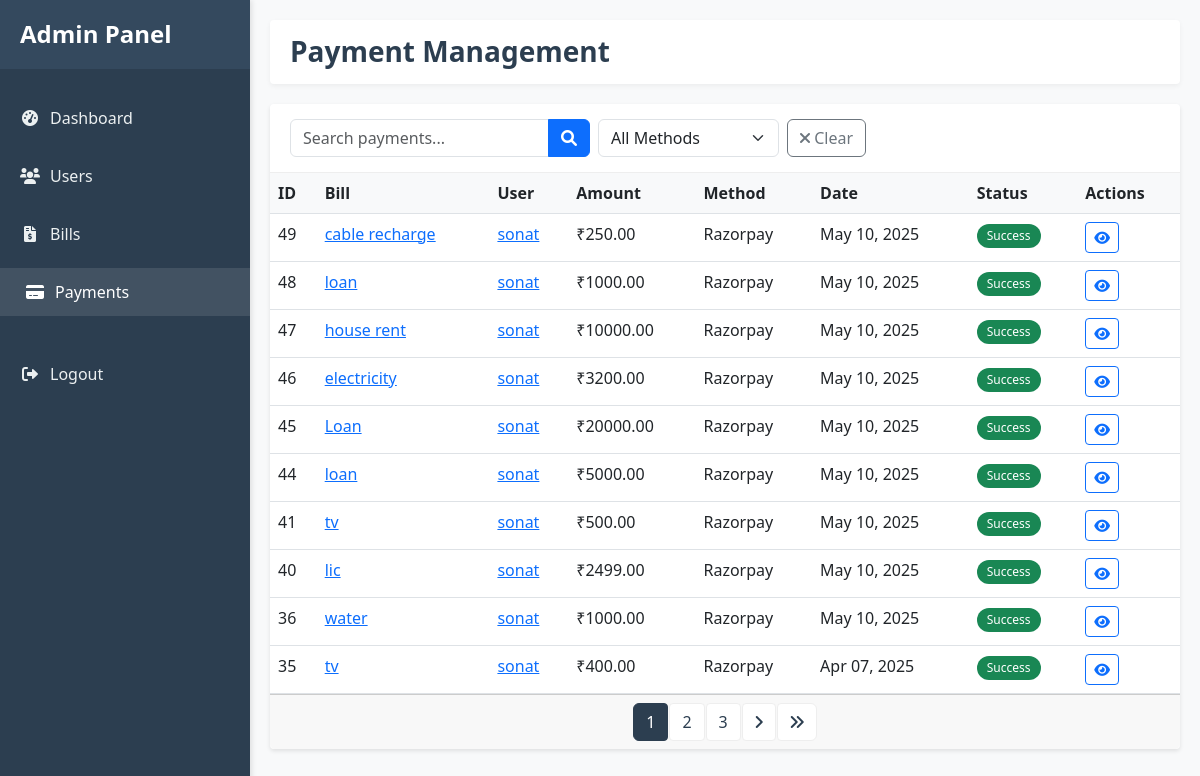
/admin-portal/payments/ (signed in), run on the app's committed database.
### app/models.py (models this page shows, shortened)
class Payment(models.Model):
    PAYMENT_METHOD_CHOICES = [
        ('card', 'Credit/Debit Card'),
        ('gpay', 'Google Pay'),
        ('upi', 'UPI'),
        ('netbanking', 'Net Banking'),
        ('razorpay', 'Razorpay'),
    ]
    PAYMENT_STATUS_CHOICES = [
        ('pending', 'Pending'),
        ('success', 'Success'),
        ('failed', 'Failed'),
    ]
    bill = models.ForeignKey(Bill, on_delete=models.CASCADE, related_name='payments')
    user = models.ForeignKey(User, on_delete=models.CASCADE)
    amount = models.DecimalField(max_digits=10, decimal_places=2)
    payment_method = models.CharField(max_length=20, choices=PAYMENT_METHOD_CHOICES)
    payment_status = models.CharField(max_length=20, choices=PAYMENT_STATUS_CHOICES, default='pending')
    transaction_id = models.CharField(max_length=100, unique=True)
    payment_date = models.DateTimeField(auto_now_add=True)
    razorpay_order_id = models.CharField(max_length=100, null=True, blank=True)
    razorpay_payment_id = models.CharField(max_length=100, null=True, blank=True)
    razorpay_signature = models.CharField(max_length=200, null=True, blank=True)
    card_number = models.CharField(max_length=16, null=True, blank=True)
    card_holder = models.CharField(max_length=100, null=True, blank=True)
    upi_id = models.CharField(max_length=100, null=True, blank=True)
    class Meta:
        ordering = ['-payment_date']

class Bill(models.Model):
    CATEGORY_CHOICES = [
        ('utilities', 'Utilities'),
        ('rent', 'Rent'),
        ('insurance', 'Insurance'),
        ('subscription', 'Subscription'),
        ('other', 'Other'),
    ]
    PAYMENT_STATUS_CHOICES = [
        ('pending', 'Pending'),
        ('paid', 'Paid'),
        ('overdue', 'Overdue'),
    ]
    user = models.ForeignKey(User, on_delete=models.CASCADE)
    title = models.CharField(max_length=200)
    description = models.TextField(blank=True)
    amount = models.DecimalField(max_digits=10, decimal_places=2)
    due_date = models.DateField()
    category = models.CharField(max_length=20, choices=CATEGORY_CHOICES)
    payment_status = models.CharField(max_length=20, choices=PAYMENT_STATUS_CHOICES, default='pending')
    paid_date = models.DateTimeField(null=True, blank=True)
    created_at = models.DateTimeField(auto_now_add=True)
    updated_at = models.DateTimeField(auto_now=True)
    reminder_sent = models.BooleanField(default=False)
    last_reminder_sent = models.DateTimeField(null=True, blank=True)

### app/views.py (the view)
# urls.py: path('admin-portal/payments/', views.admin_payment_list, name='admin_payment_list'),
@staff_member_required(login_url='login')
def admin_payment_list(request):
    payments = Payment.objects.all().order_by('-payment_date')
    method_filter = request.GET.get('method', '')
    if method_filter:
        payments = payments.filter(payment_method=method_filter)
    search_query = request.GET.get('search', '')
    if search_query:
        payments = payments.filter(
            Q(bill__title__icontains=search_query) |
            Q(user__username__icontains=search_query) |
            Q(transaction_id__icontains=search_query)
        )
    paginator = Paginator(payments, 10)  # Show 10 payments per page
    page_number = request.GET.get('page')
    page_obj = paginator.get_page(page_number)
    context = {
        'page_obj': page_obj,
        'method_filter': method_filter,
        'search_query': search_query,
        'methods': Payment.PAYMENT_METHOD_CHOICES,
    }
    return render(request, 'app/admin/payment_list.html', context)

### app/templates/app/admin/payment_list.html (shortened to what this page needs)
{% extends 'app/admin/base.html' %}
{% block header_title %}Payment Management{% endblock %}
{% block content %}
<div class="card mb-4">
    <div class="card-header">
        <form method="get" class="d-flex flex-wrap">
            <div class="input-group me-2 mb-2 mb-md-0" style="max-width: 300px;">
                <input type="text" name="search" class="form-control" placeholder="Search payments..." value="{{ search_query }}">
                <button class="btn btn-primary" type="submit">
                    <i class="fas fa-search"></i>
                </button>
            </div>
            <div class="me-2 mb-2 mb-md-0">
                <select name="method" class="form-select">
                    <option value="">All Methods</option>
                </select>
            </div>
            <a href="{% url 'admin_payment_list' %}" class="btn btn-outline-secondary mb-2 mb-md-0">
                <i class="fas fa-times"></i> Clear
            </a>
        </form>
    </div>
    <div class="card-body p-0">
        <div class="table-responsive">
            <table class="table table-hover">
                <thead>
                    <tr>
                        <th>ID</th>
                        <th>Bill</th>
                        <th>User</th>
                        <th>Amount</th>
                        <th>Method</th>
                        <th>Date</th>
                        <th>Status</th>
                        <th>Actions</th>
                    </tr>
                </thead>
                <tbody>
                    {% if page_obj %}
                        {% for payment in page_obj %}
                            <tr>
                                <td>{{ payment.id }}</td>
                                <td>
                                    <a href="{% url 'admin_bill_detail' payment.bill.id %}">{{ payment.bill.title }}</a>
                                </td>
                                <td>
                                    <a href="{% url 'admin_user_detail' payment.user.id %}">{{ payment.user.username }}</a>
                                </td>
                                <td>₹{{ payment.amount }}</td>
                                <td>{{ payment.get_payment_method_display }}</td>
                                <td>{{ payment.payment_date|date:"M d, Y" }}</td>
                                <td>
                                    {% if payment.payment_status == 'success' %}
                                        <span class="badge bg-success">Success</span>
                                    {% elif payment.payment_status == 'failed' %}
                                        <span class="badge bg-danger">Failed</span>
                                    {% else %}
                                        <span class="badge bg-warning">Pending</span>
                                    {% endif %}
                                </td>
                                <td>
                                    <a href="{% url 'admin_payment_detail' payment.id %}" class="btn btn-sm btn-outline-primary">
                                        <i class="fas fa-eye"></i>
                                    </a>
                                </td>
                            </tr>
                        {% endfor %}
                    {% else %}
                        <tr>
                            <td colspan="8" class="text-center py-4">
                                <p class="mb-0 text-muted">No payments found</p>
                            </td>
                        </tr>
                    {% endif %}
                </tbody>
            </table>
        </div>
    </div>
    {% if page_obj.paginator.num_pages > 1 %}
    <div class="card-footer d-flex justify-content-center">
        <nav aria-label="Page navigation">
            <ul class="pagination mb-0">
                {% for num in page_obj.paginator.page_range %}
                    {% if page_obj.number == num %}
                        <li class="page-item active"><span class="page-link">{{ num }}</span></li>
                    {% elif num > page_obj.number|add:'-3' and num < page_obj.number|add:'3' %}
                        <li class="page-item">
                            <a class="page-link" href="?page={{ num }}{% if search_query %}&search={{ search_query }}{% endif %}{% if method_filter %}&method={{ method_filter }}{% endif %}">{{ num }}</a>
                        </li>
                    {% endif %}
                {% endfor %}
                {% if page_obj.has_next %}
                    <li class="page-item">
                        <a class="page-link" href="?page={{ page_obj.next_page_number }}{% if search_query %}&search={{ search_query }}{% endif %}{% if method_filter %}&method={{ method_filter }}{% endif %}" aria-label="Next">
                            <i class="fas fa-angle-right"></i>
                        </a>
                    </li>
                    <li class="page-item">
                        <a class="page-link" href="?page={{ page_obj.paginator.num_pages }}{% if search_query %}&search={{ search_query }}{% endif %}{% if method_filter %}&method={{ method_filter }}{% endif %}" aria-label="Last">
                            <i class="fas fa-angle-double-right"></i>
                        </a>
                    </li>
                {% endif %}
            </ul>
        </nav>
    </div>
    {% endif %}
</div>
{% endblock %}

### app/templates/app/admin/base.html (style rules this page uses)
:root { --primary-color: #2c3e50; --secondary-color: #34495e; --accent-color: #3498db; --success-color: #2ecc71; --danger-color: #e74c3c; --warning-color: #f39c12; --info-color: #3498db; --light-color: #ecf0f1; --dark-color: #2c3e50; --border-radius: 4px; --box-shadow: 0 2px 4px rgba(0,0,0,0.1); --transition: all 0.3s ease; --sidebar-width: 250px; }
body { font-family: 'Segoe UI', Tahoma, Geneva, Verdana, sans-serif; background-color: #f8f9fa; min-height: 100vh; display: flex; flex-direction: column; }
.card { border: none; border-radius: var(--border-radius); box-shadow: var(--box-shadow); margin-bottom: 20px; }
.card-header { background-color: white; border-bottom: 1px solid #eee; padding: 15px 20px; font-weight: 600; }
.table { margin-bottom: 0; }
.table th { background-color: #f8f9fa; font-weight: 600; border-bottom-width: 1px; }
.badge { font-weight: 500; padding: 6px 10px; border-radius: 20px; }
.pagination { margin-bottom: 0; }
.page-link { color: var(--primary-color); border-color: #eee; margin: 0 2px; border-radius: var(--border-radius); }
.page-item.active .page-link { background-color: var(--primary-color); border-color: var(--primary-color); }

### data on the page
Payment: id "49", bill "cable recharge", user.username "sonat", amount "250.00", payment_method "Razorpay", payment_date "May 10, 2025", payment_status "Success"
Payment: id "48", bill "loan", user.username "sonat", amount "1000.00", payment_method "Razorpay", payment_date "May 10, 2025", payment_status "Success"
Payment: id "47", bill "house rent", user.username "sonat", amount "10000.00", payment_method "Razorpay", payment_date "May 10, 2025", payment_status "Success"
Payment: id "46", bill "electricity", user.username "sonat", amount "3200.00", payment_method "Razorpay", payment_date "May 10, 2025", payment_status "Success"
Payment: id "45", bill "Loan", user.username "sonat", amount "20000.00", payment_method "Razorpay", payment_date "May 10, 2025", payment_status "Success"
Payment: id "44", bill "loan", user.username "sonat", amount "5000.00", payment_method "Razorpay", payment_date "May 10, 2025", payment_status "Success"
Payment: id "41", bill "tv", user.username "sonat", amount "500.00", payment_method "Razorpay", payment_date "May 10, 2025", payment_status "Success"
Payment: id "40", bill "lic", user.username "sonat", amount "2499.00", payment_method "Razorpay", payment_date "May 10, 2025", payment_status "Success"
Payment: id "36", bill "water", user.username "sonat", amount "1000.00", payment_method "Razorpay", payment_date "May 10, 2025", payment_status "Success"
Payment: id "35", bill "tv", user.username "sonat", amount "400.00", payment_method "Razorpay", payment_date "Apr 07, 2025", payment_status "Success"

### other printed values
{{ num }} "1"
{{ num }} "2" "3"
